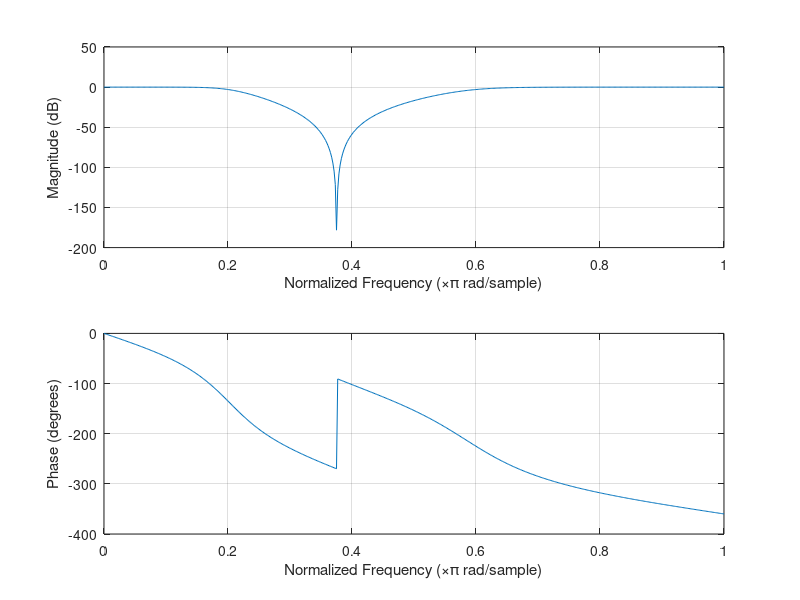

Source code (MATLAB): (Note: this script raises an error after producing the figure.)
%% Butterworth filter
%low-pass butterworth transfer function 
fc = 300;
fs = 1000;

[b,a] = butter(6,fc/(fs/2));
freqz(b,a)

%bandstop butterworth filter
[b,a] = butter(3,[0.2 0.6],'stop');
freqz(b,a)

%high pass butterworth filter
[z,p,k] = butter(9,300/500,'high');
sos = zp2sos(z,p,k);
fvtool(sos,'Analysis','freq')

%bandpass butterworth filter
[A,B,C,D] = butter(10,[500 560]/750);
d = designfilt('bandpassiir','FilterOrder',20, ...
    'HalfPowerFrequency1',500,'HalfPowerFrequency2',560, ...
    'SampleRate',1500);
sos = ss2sos(A,B,C,D);
fvt = fvtool(sos,d,'Fs',1500);
legend(fvt,'butter','designfilt')

%Comparison of Analog IIR Lowpass Filters
n = 5;
f = 2e9;

[zb,pb,kb] = butter(n,2*pi*f,'s');
[bb,ab] = zp2tf(zb,pb,kb);
[hb,wb] = freqs(bb,ab,4096);
[z1,p1,k1] = cheby1(n,3,2*pi*f,'s');
[b1,a1] = zp2tf(z1,p1,k1);
[h1,w1] = freqs(b1,a1,4096);
[z2,p2,k2] = cheby2(n,30,2*pi*f,'s');
[b2,a2] = zp2tf(z2,p2,k2);
[h2,w2] = freqs(b2,a2,4096);
[ze,pe,ke] = ellip(n,3,30,2*pi*f,'s');
[be,ae] = zp2tf(ze,pe,ke);
[he,we] = freqs(be,ae,4096);
plot(wb/(2e9*pi),mag2db(abs(hb)))
hold on
plot(w1/(2e9*pi),mag2db(abs(h1)))
plot(w2/(2e9*pi),mag2db(abs(h2)))
plot(we/(2e9*pi),mag2db(abs(he)))
axis([0 4 -40 5])
grid
xlabel('Frequency (GHz)')
ylabel('Attenuation (dB)')
legend('butter','cheby1','cheby2','ellip')
